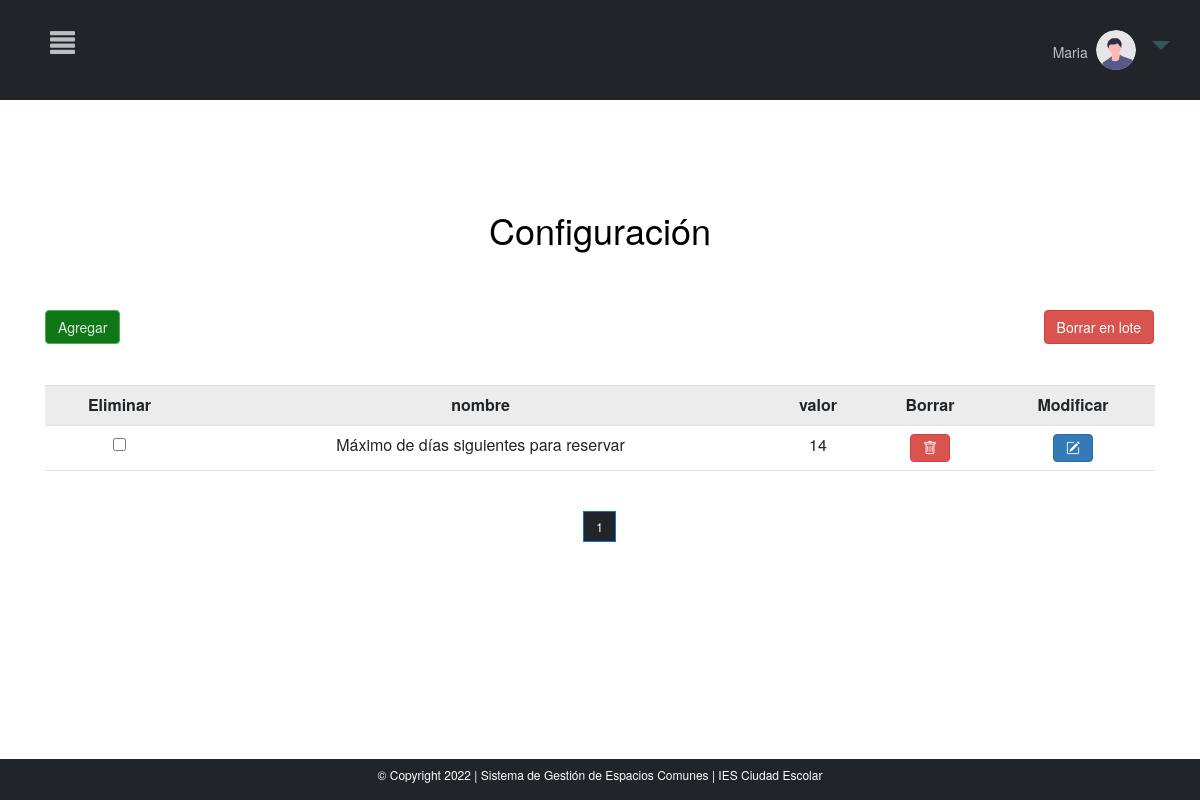
The app's page /MVC_proyectofinal/inicio.php?c=crudConfiguracion&page=1 (signed in) with its own data.
### tables this page shows
CREATE TABLE `configuracion` (
  `id` int(11) UNSIGNED NOT NULL,
  `nombre` varchar(100) NOT NULL,
  `valor` varchar(100) NOT NULL
);

### MVC_proyectofinal/controller/controller.php (called while the page is built, shortened)
<?php
require_once ("models/crud.php");
class Control{
    function __construct()
    {
        $this->crud=new Crud();
    }
    function crudConfiguracion(){
        include_once ("views/crudConfiguracion.php");
    }
}
?>

### MVC_proyectofinal/models/conexion.php (called while the page is built)
<?php
class Conexion{
    public function conexion(){
        try{
            $conexion=new PDO("mysql:host=localhost;dbname=sgec","root","");
            $conexion->setAttribute(PDO::ATTR_ERRMODE,PDO::ERRMODE_EXCEPTION);
            return $conexion;
        }
        catch(PDOException $e){
            echo $e->getMessage();
            return null;
        }
    }
}
?>

### MVC_proyectofinal/models/crud.php (called while the page is built, shortened)
<?php
include("conexion.php");
    ?>
    <?php
class Crud extends Conexion{
    private $conexion;
    function __construct()
    {
        $this->conexion=parent::conexion();
    }
    function crudConfiguracion($opc,$iteams_pagina=null,$offset=null){
        if($opc==1){
            $sql="SELECT count(*) FROM configuracion";
            $consulta=$this->conexion->prepare($sql);
            $consulta->execute();
            $count=$consulta->fetch(PDO::FETCH_NUM);
            return $count;
        }
        elseif($opc==2){
            $sql="SELECT * FROM configuracion ORDER BY id ASC LIMIT ".$iteams_pagina." OFFSET ".$offset."";
            $consulta=$this->conexion->prepare($sql);
            $consulta->execute();
            $consult=$consulta->fetchAll(PDO::FETCH_ASSOC);
            $keys=array_keys($consult[0]);
            return array($consult,$keys);
        }
    }
}
?>

### MVC_proyectofinal/views/crudConfiguracion.php (the view, shortened to what this page needs)
<html lang="en" style="    overflow-x: hidden;">
<head>
<link rel="stylesheet" href="https://cdn.jsdelivr.net/npm/bootstrap-icons@1.8.1/font/bootstrap-icons.css">
<link rel="stylesheet" href="libs/bootstrap-5.1.3-dist/css/bootstrap.min.css">
</head>
<body style="font-size:12px !important">
<?php include "menu.php";
$count=$this->crud->crudConfiguracion(1);
if($count[0]==0){
    echo '
    <div class="row >
    <div class="col-md-12 ">
    <h1 class="display-3"> No se han creado configuraciones aún</h1>';
    echo "<a href='?c=crudConfiguracion&page=".$_GET['page']."&crear=1'><button name='crear' style='font-size:14px; margin-bottom:30px' class='btn btn-success'> Agregar</button></a>
    ";
    if(isset($_GET["crear"])){
        if(isset($_SESSION['vacio'])){
            echo $_SESSION['vacio'];
            unset($_SESSION['vacio']);
        }
        echo "<div style='    width: 100%;
        display: flex;
        align-items: center;
        justify-content: center;
        align-content: center;'><form style='font-size:14px' action='?c=crearConfiguracion&pag=".$_GET['page']."' method='post' > <table class='table table-striped bg-white ' style='margin-top:2%'>";
                echo '<tr>';
                echo '<th> id</th>';
                echo '<th> Nombre</th>';
                echo '<th> Valor</th>';
                ;
                echo '</tr>';
                echo '<tr>';
                echo "<td><input type='number' name='dato[]' style='width:210px'></input></td>";
                echo "<td><input type='text' name='dato[]' style='width:220px'></input></td>";
                echo "<td><input type='number' min='0' name='dato[]' style='width:220px'></input></td>";
                echo '</tr>';
                echo "</table>";
        echo "<input class='btn btn-primary'  type='submit'  name='agregar-ult' value='Crear'>  </input>";
        echo "<input  class='btn btn-danger'type='submit' style='font-size:14px' name='cancelar' value='Cancelar'></input>";
        echo "</form></div>";
    }
    echo '</div>
    </div>
    </div>';
}
else{
$iteams_pagina=6;
$total_pages=ceil($count[0]/$iteams_pagina);
$page=0;
if(isset($_GET["page"]) && !empty($_GET["page"])){
    $page=$_GET["page"];
}else{
    $page=1;
}
$offset=($page-1) * $iteams_pagina;
$result=$this->crud->crudConfiguracion(2,$iteams_pagina,$offset);
?>
<div class="row" style="margin-top:5%">
                <div class="col-md-12 ">
                <h1 style="color:black; text-align:center; margin-bottom:0%; background-color:white; margin-top:50px" >Configuración</h1>
<?php
       echo '<div class="container" style="margin-top:60px;">
       <div class="row">
                       <div class="col-md-12 ">';
        echo "<a href='?c=crudConfiguracion&page=".$_GET['page']."&crear=1'><button name='crear' style='font-size:14px;margin-bottom:30px'  class='btn btn-success'> Agregar</button></a>  ";
       echo  '<div class="table-responsive-sm">
       <table class="table table-striped bg-white table-hover" style="text-align: center; margin-top:1%">';
       echo "<tr ><th>Eliminar</th>";
        foreach($result[1] as $indice){
            if($indice=="id"){
            }else{
                echo "<th>".$indice."</th>";
            }
        }
        echo "<th>Borrar</th>";
        echo "<th>Modificar</th>";
        echo "</tr>";
        ?>
<form style='font-size:14px' action="?c=borrarConfiguracion&pag=<?php echo $_GET["page"]?>" method="post">
<input type='submit' name='borrar' value='Borrar en lote' class='btn btn-danger' style="    float: right;
    font-size: 14px;
    position: absolute;
    right: 16px;
    top: 0px; " >
<?php
        foreach($result[0] as $indice=>$dato){
            echo "<td><input type='checkbox' name='eliminar[]' value=' ".$dato['id']."'</td>";
            foreach($dato as $x=>$y){
                if($x=="id"){
                }else{
                    echo "<td>".$y."</td>";
                }
            }
            ?>
            <td>
            <a class="dltBtn btn btn-danger" data-id="<?php echo $dato["id"]; ?>" data-page="<?php echo $_GET["page"]; ?>" href="javascript:void(0)"><i class="bi bi-trash"></i></a>
            </td>
            <td><button  title="Modificar" class="btn btn-primary" name="modificar" value="<?php echo $dato["id"] ?>"> <i class="bi bi-pencil-square"></i></button></td>
            <?php
            }
  ?>
           </table>
        </div>
        </div>
 <?php
echo "<br>";
?>
<div style="margin-bottom: 100px;
    display: flex;
    justify-content: center">
    <nav aria-label="...">
		<ul class="pagination">
            <li class="page-item active" >
				<?php for($i=0;$i<=$total_pages;$i++):
                    if($i==$_GET["page"]){
                    ?>
                    <a class="page-link" style="color: white!important;
                    background-color: #212529!important;" href="inicio.php?c=crudConfiguracion&page=<?php echo $_GET['page']?>"><?php echo $i ?></a>
                    </li>
				<?php }
                endfor ?>
		</ul>
    </nav>
</div>
<?php } ?>
</body>
</html>

### MVC_proyectofinal/libs/css/estilos.css (style rules this page uses)
th { text-align: center !important; }
li.page-item.active a.page-link { background-color: #1A3C40 !important; color:#708588 !important }
.btn.btn-success { background-color: #107717; color:#E2E7E7 }
.active, .accordion:hover { background-color: #ccc; }

### MVC_proyectofinal/views/menu.php (style rules this page uses)
body { overflow-x: hidden; }
body { font-family: "Lato", sans-serif; }

### records on screen
configuracion: nombre "Máximo de días siguientes para reservar", valor "14", $dato["id"] 1 (drawn)

### other values on screen
$_SESSION['nombre'] "Maria"
$indice "nombre"
$indice "valor"
